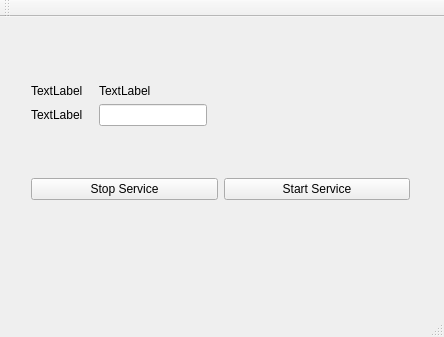
<?xml version="1.0" encoding="UTF-8"?>
<ui version="4.0">
 <class>MainWindow</class>
 <widget class="QMainWindow" name="MainWindow">
  <property name="geometry">
   <rect>
    <x>0</x>
    <y>0</y>
    <width>444</width>
    <height>337</height>
   </rect>
  </property>
  <property name="sizePolicy">
   <sizepolicy hsizetype="Preferred" vsizetype="Maximum">
    <horstretch>0</horstretch>
    <verstretch>0</verstretch>
   </sizepolicy>
  </property>
  <property name="windowTitle">
   <string>MainWindow</string>
  </property>
  <widget class="QWidget" name="centralWidget">
   <widget class="QWidget" name="verticalLayoutWidget">
    <property name="geometry">
     <rect>
      <x>20</x>
      <y>10</y>
      <width>401</width>
      <height>231</height>
     </rect>
    </property>
    <layout class="QVBoxLayout" name="verticalLayout">
     <item>
      <layout class="QHBoxLayout" name="configLayout" stretch="0">
       <item>
        <layout class="QGridLayout" name="gridLayout" rowstretch="0,0" columnstretch="1,5">
         <item row="1" column="0">
          <widget class="QLabel" name="labelPort">
           <property name="sizePolicy">
            <sizepolicy hsizetype="Expanding" vsizetype="Maximum">
             <horstretch>0</horstretch>
             <verstretch>0</verstretch>
            </sizepolicy>
           </property>
           <property name="text">
            <string>TextLabel</string>
           </property>
           <property name="alignment">
            <set>Qt::AlignLeading|Qt::AlignLeft|Qt::AlignVCenter</set>
           </property>
          </widget>
         </item>
         <item row="1" column="1">
          <widget class="QLineEdit" name="editPort">
           <property name="sizePolicy">
            <sizepolicy hsizetype="Maximum" vsizetype="Preferred">
             <horstretch>0</horstretch>
             <verstretch>0</verstretch>
            </sizepolicy>
           </property>
          </widget>
         </item>
         <item row="0" column="1">
          <widget class="QLabel" name="labelIPValue">
           <property name="sizePolicy">
            <sizepolicy hsizetype="Expanding" vsizetype="Maximum">
             <horstretch>0</horstretch>
             <verstretch>0</verstretch>
            </sizepolicy>
           </property>
           <property name="text">
            <string>TextLabel</string>
           </property>
          </widget>
         </item>
         <item row="0" column="0">
          <widget class="QLabel" name="labelIP">
           <property name="sizePolicy">
            <sizepolicy hsizetype="Expanding" vsizetype="Maximum">
             <horstretch>0</horstretch>
             <verstretch>0</verstretch>
            </sizepolicy>
           </property>
           <property name="text">
            <string>TextLabel</string>
           </property>
          </widget>
         </item>
        </layout>
       </item>
      </layout>
     </item>
     <item>
      <layout class="QHBoxLayout" name="startStopLayout">
       <item>
        <widget class="QPushButton" name="pushButton">
         <property name="text">
          <string>Stop Service</string>
         </property>
        </widget>
       </item>
       <item>
        <widget class="QPushButton" name="pushButton_2">
         <property name="text">
          <string>Start Service</string>
         </property>
        </widget>
       </item>
      </layout>
     </item>
    </layout>
   </widget>
  </widget>
  <widget class="QMenuBar" name="menuBar">
   <property name="geometry">
    <rect>
     <x>0</x>
     <y>0</y>
     <width>444</width>
     <height>21</height>
    </rect>
   </property>
  </widget>
  <widget class="QToolBar" name="mainToolBar">
   <attribute name="toolBarArea">
    <enum>TopToolBarArea</enum>
   </attribute>
   <attribute name="toolBarBreak">
    <bool>false</bool>
   </attribute>
  </widget>
  <widget class="QStatusBar" name="statusBar"/>
 </widget>
 <layoutdefault spacing="6" margin="11"/>
 <resources/>
 <connections/>
</ui>
